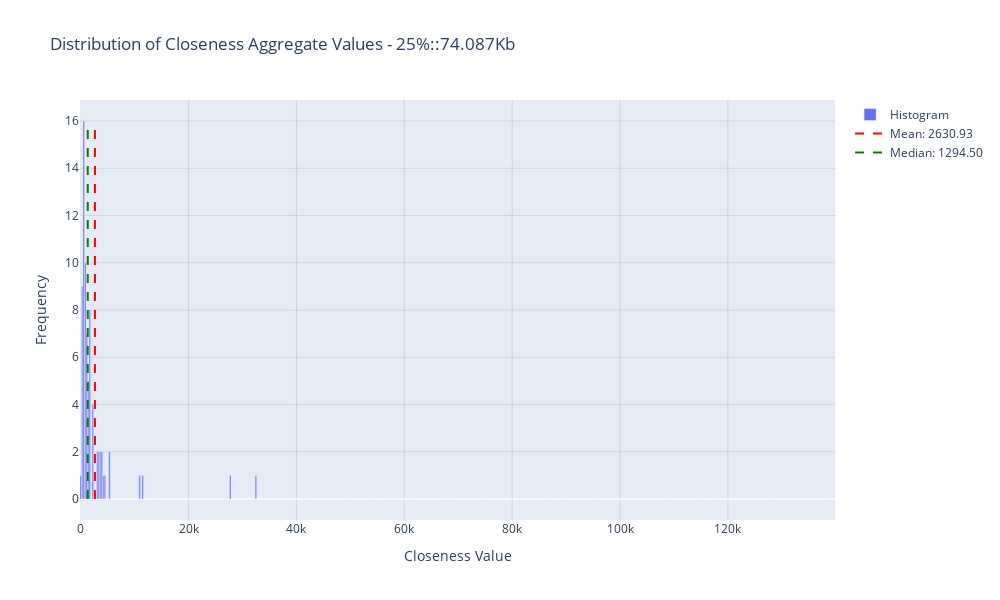
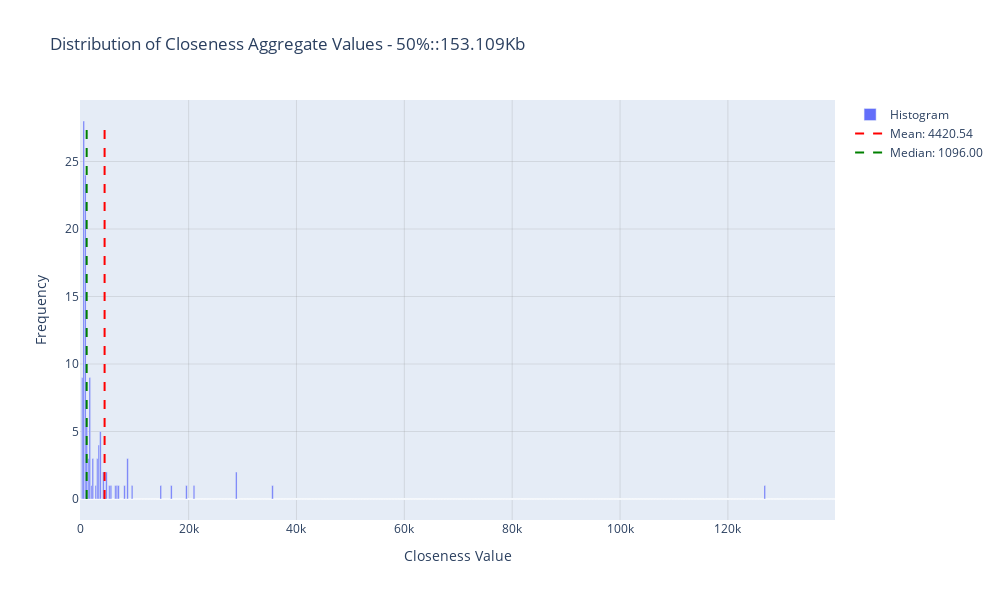
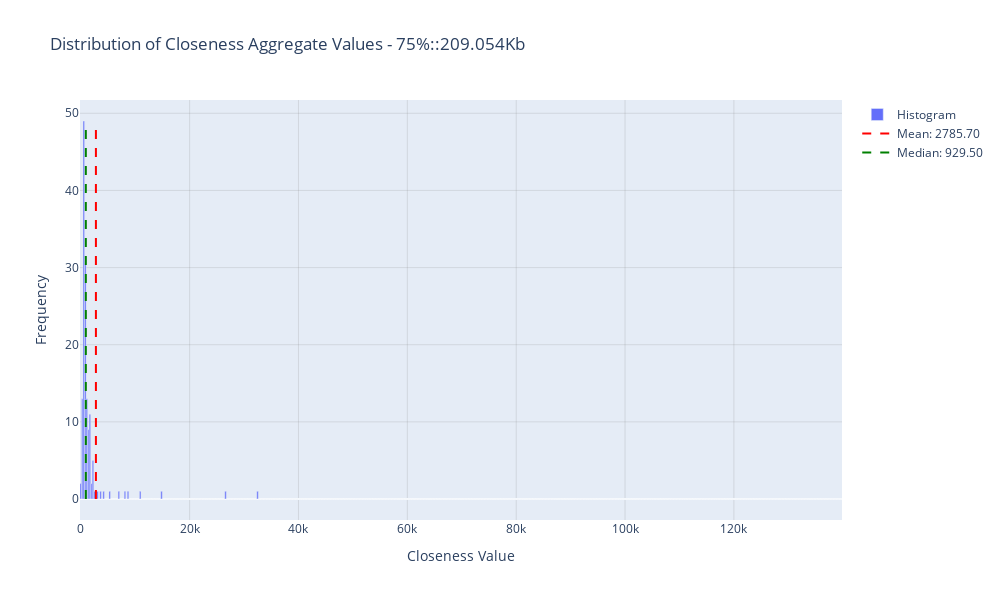

The code cell stored with these charts, in order, in its notebook:
### Code cell
## Histograms for plotting closeness of values in a linear range
for clusters, chunk_input in zip(cluster_outputs, chunk_inputs):
    name, chunks_i = chunk_input
    cl_score = []
    for cluster in clusters:
        cl_score.extend(measure_bytes_agg(cluster, chunks_i))

    chunk_sz = sum([len(chunk.get_content()) for chunk in chunks_i])
    labels = ["hello"] * len(cl_score)
    plot_closeness_histogram((labels, cl_score), f"{name}::{chunk_sz / 1000}Kb", x_range=(0, 140000))

### Figure 1 — Plotly figure (JSON) as saved in the notebook; plotly's stock layout.template omitted (floating-point values rounded to 4 significant figures; data arrays with more than 128 entries replaced by an {"elided": "..."} marker saying what was removed)
{"data": [{"hoverinfo": "text+y", "hovertext": {"elided": "500 str values"}, "name": "Histogram", "type": "bar", "width": 280, "x": {"elided": "500 int values"}, "y": {"elided": "500 int values"}}, {"line": {"color": "red", "dash": "dash"}, "mode": "lines", "name": "Mean: 2630.93", "type": "scatter", "x": [2631.0, 2631.0], "y": [0, 16]}, {"line": {"color": "green", "dash": "dash"}, "mode": "lines", "name": "Median: 1294.50", "type": "scatter", "x": [1294.0, 1294.0], "y": [0, 16]}], "layout": {"height": 600, "hovermode": "closest", "showlegend": true, "title": {"text": "Distribution of Closeness Aggregate Values - 25%::74.087Kb"}, "width": 1000, "xaxis": {"gridcolor": "rgba(128, 128, 128, 0.2)", "gridwidth": 1, "showgrid": true, "title": {"text": "Closeness Value"}}, "yaxis": {"gridcolor": "rgba(128, 128, 128, 0.2)", "gridwidth": 1, "showgrid": true, "title": {"text": "Frequency"}}}}

### Figure 2 — Plotly figure (JSON) as saved in the notebook; plotly's stock layout.template omitted (floating-point values rounded to 4 significant figures; data arrays with more than 128 entries replaced by an {"elided": "..."} marker saying what was removed)
{"data": [{"hoverinfo": "text+y", "hovertext": {"elided": "500 str values"}, "name": "Histogram", "type": "bar", "width": 280, "x": {"elided": "500 int values"}, "y": {"elided": "500 int values"}}, {"line": {"color": "red", "dash": "dash"}, "mode": "lines", "name": "Mean: 4420.54", "type": "scatter", "x": [4421.0, 4421.0], "y": [0, 28]}, {"line": {"color": "green", "dash": "dash"}, "mode": "lines", "name": "Median: 1096.00", "type": "scatter", "x": [1096, 1096], "y": [0, 28]}], "layout": {"height": 600, "hovermode": "closest", "showlegend": true, "title": {"text": "Distribution of Closeness Aggregate Values - 50%::153.109Kb"}, "width": 1000, "xaxis": {"gridcolor": "rgba(128, 128, 128, 0.2)", "gridwidth": 1, "showgrid": true, "title": {"text": "Closeness Value"}}, "yaxis": {"gridcolor": "rgba(128, 128, 128, 0.2)", "gridwidth": 1, "showgrid": true, "title": {"text": "Frequency"}}}}

### Figure 3 — Plotly figure (JSON) as saved in the notebook; plotly's stock layout.template omitted (floating-point values rounded to 4 significant figures; data arrays with more than 128 entries replaced by an {"elided": "..."} marker saying what was removed)
{"data": [{"hoverinfo": "text+y", "hovertext": {"elided": "500 str values"}, "name": "Histogram", "type": "bar", "width": 280, "x": {"elided": "500 int values"}, "y": {"elided": "500 int values"}}, {"line": {"color": "red", "dash": "dash"}, "mode": "lines", "name": "Mean: 2785.70", "type": "scatter", "x": [2786.0, 2786.0], "y": [0, 49]}, {"line": {"color": "green", "dash": "dash"}, "mode": "lines", "name": "Median: 929.50", "type": "scatter", "x": [929.5, 929.5], "y": [0, 49]}], "layout": {"height": 600, "hovermode": "closest", "showlegend": true, "title": {"text": "Distribution of Closeness Aggregate Values - 75%::209.054Kb"}, "width": 1000, "xaxis": {"gridcolor": "rgba(128, 128, 128, 0.2)", "gridwidth": 1, "showgrid": true, "title": {"text": "Closeness Value"}}, "yaxis": {"gridcolor": "rgba(128, 128, 128, 0.2)", "gridwidth": 1, "showgrid": true, "title": {"text": "Frequency"}}}}
